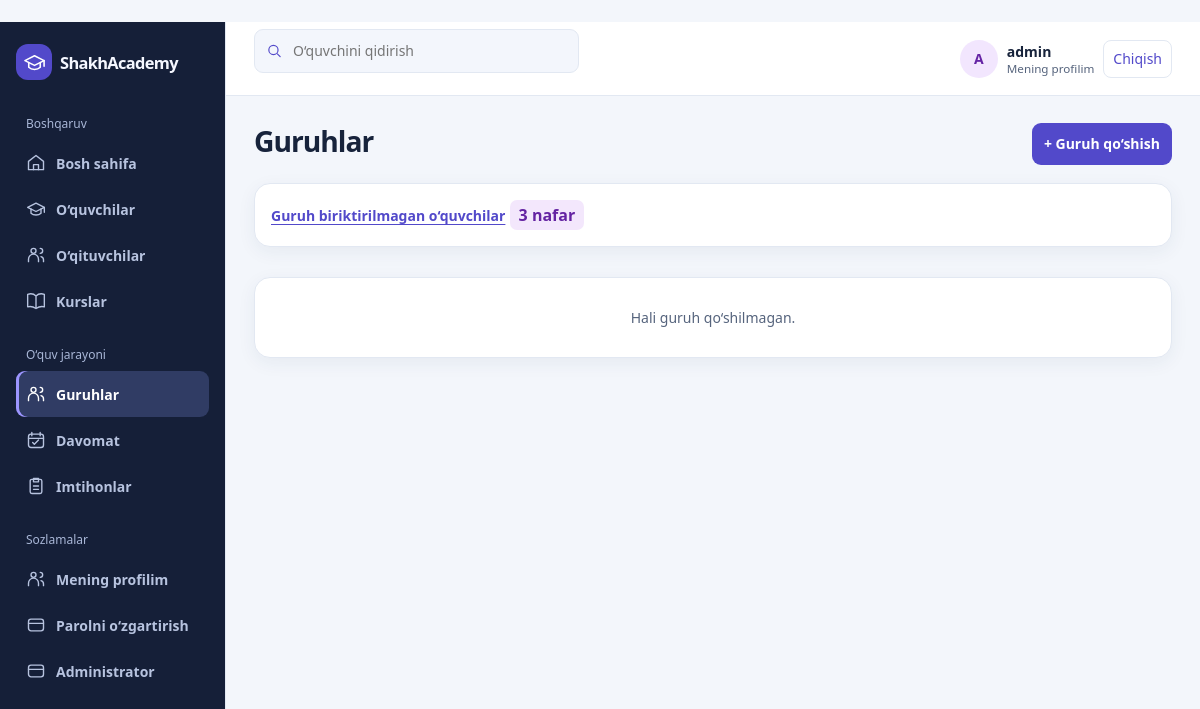
/groups/ (signed in), run on an earlier commit of the app's database.
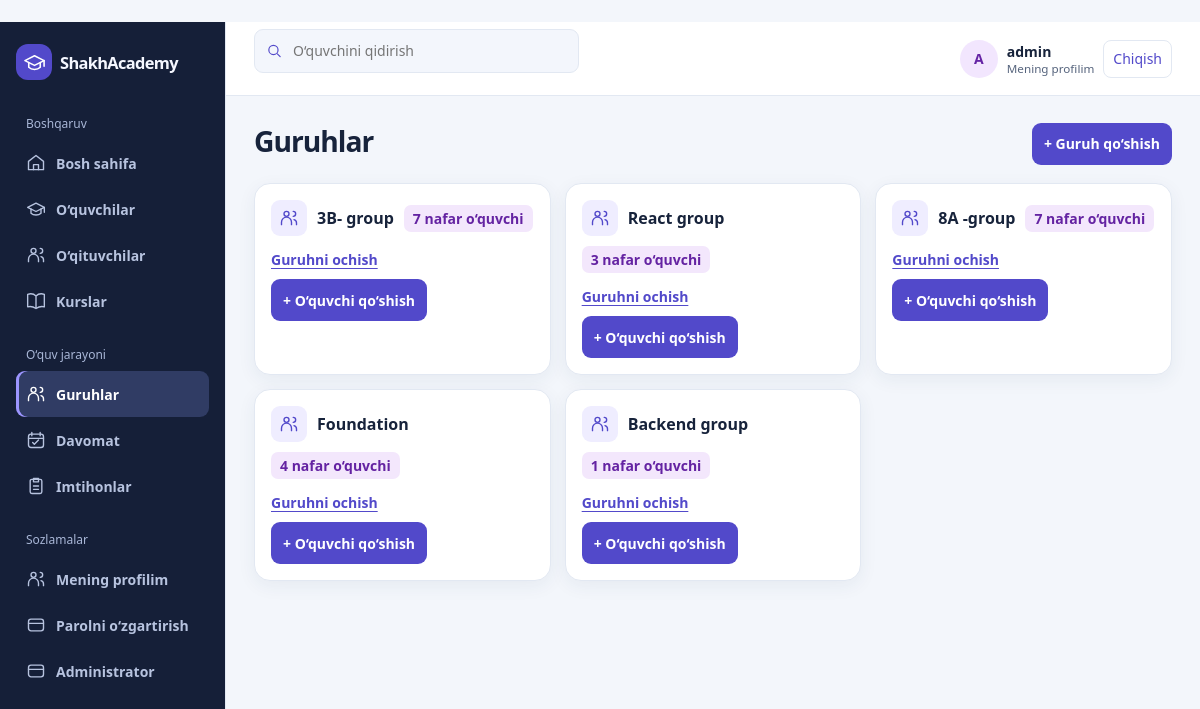
And on a later commit of the database.
### cards/models.py (models this page shows, shortened)
class StudentGroup(models.Model):
    name = models.CharField('Guruh nomi', max_length=100, unique=True)
    class Meta:
        ordering = ('name',)

### cards/views.py (the view)
# urls.py: path('groups/', views.group_list, name='group_list'),
@login_required
def group_list(request):
    return render(request, 'groups.html', {
        'groups': StudentGroup.objects.annotate(student_count=Count('students')),
        'ungrouped_count': Student.objects.filter(group__isnull=True).count(),
    })

### templates/groups.html (shortened to what this page needs)
﻿{% extends "base.html" %}
{% block content %}
<div class="page-head">
  <h1>Guruhlar</h1>
  {% if perms.cards.add_studentgroup %}<a class="button" href="{% url 'group_add' %}">+ Guruh qo‘shish</a>{% endif %}
</div>
{% if ungrouped_count %}<p class="panel group-summary"><a class="panel-link" href="{% url 'student_list' %}?group=none">Guruh biriktirilmagan o‘quvchilar</a> <span class="badge">{{ ungrouped_count }} nafar</span></p>{% endif %}
<div class="group-grid">
  {% for group in groups %}
  <article class="panel group-card">
    <div class="group-card-title">
      <span class="metric-icon"><svg aria-hidden="true"><use href="#users"/></svg></span>
      <h2><a href="{% url 'group_detail' group.pk %}">{{ group.name }}</a></h2>
      <span class="badge group-count">{{ group.student_count }} nafar o‘quvchi</span>
    </div>
    <div class="group-actions">
      <a class="panel-link" href="{% url 'group_detail' group.pk %}">Guruhni ochish</a>
      {% if perms.cards.add_student %}<a class="button" href="{% url 'group_student_add' group.pk %}">+ O‘quvchi qo‘shish</a>{% endif %}
    </div>
  </article>
  {% empty %}
  <p class="panel empty">Hali guruh qo‘shilmagan.</p>
  {% endfor %}
</div>
{% endblock %}

What changed in the data, as far as the page shows it:
added StudentGroup: name "3B- group", student_count "7"
added StudentGroup: name "React group", student_count "3"
added StudentGroup: name "8A -group", student_count "7"
added StudentGroup: name "Foundation", student_count "4"
added StudentGroup: name "Backend group", student_count "1"
Also different on the page:
{{ ungrouped_count }}: "3" → (not shown)
text no longer shown: "Guruh biriktirilmagan o‘quvchilar nafar Hali guruh qo‘shilmagan."
